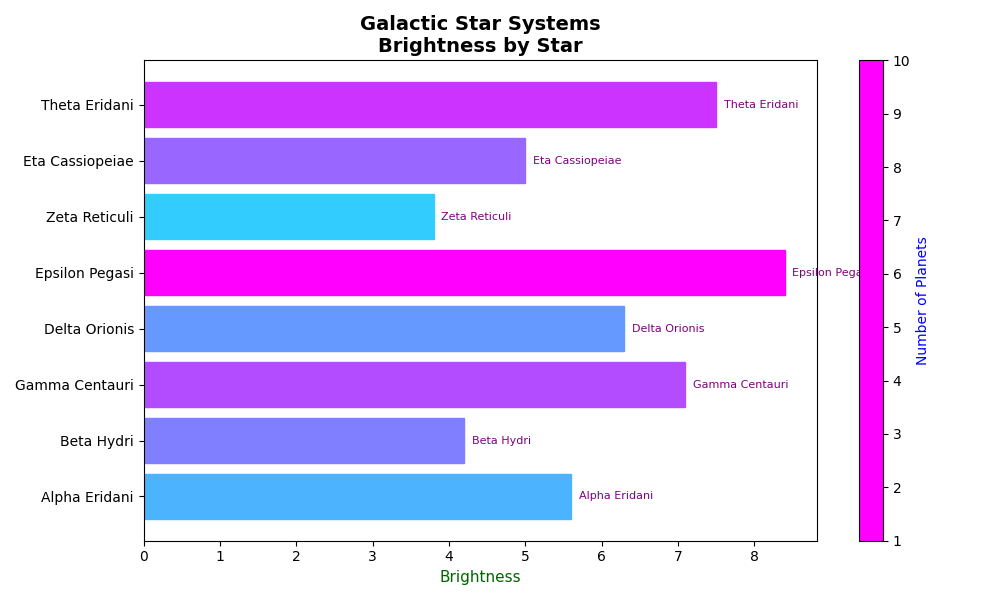

Write the Python code that produced this figure.
import matplotlib.pyplot as plt
import numpy as np

brightness = [5.6, 4.2, 7.1, 6.3, 8.4, 3.8, 5.0, 7.5]
num_planets = [3, 5, 7, 4, 10, 2, 6, 8]

star_names = [
    'Alpha Eridani', 
    'Beta Hydri', 
    'Gamma Centauri', 
    'Delta Orionis', 
    'Epsilon Pegasi', 
    'Zeta Reticuli',
    'Eta Cassiopeiae',   
    'Theta Eridani'      
]

fig, ax = plt.subplots(figsize=(10, 6))

y_positions = np.arange(len(star_names))

bars = ax.barh(y_positions, brightness, color='blue', edgecolor='black')

# Annotate the bars with star names
for i, bar in enumerate(bars):
    ax.text(bar.get_width() + 0.1, bar.get_y() + bar.get_height()/2, star_names[i], 
            va='center', ha='left', fontsize=8, color='purple')

# Map the num_planets value to colors
bar_colors = plt.cm.cool([val/10 for val in num_planets])
for bar, color in zip(bars, bar_colors):
    bar.set_color(color)

cbar = plt.colorbar(plt.cm.ScalarMappable(cmap='cool'), ax=ax, boundaries=np.linspace(1, 10, 10))
cbar.set_label('Number of Planets', color='blue')

plt.title("Galactic Star Systems\nBrightness by Star", fontsize=14, fontweight='bold')
plt.xlabel("Brightness", fontsize=11, color='darkgreen')
ax.set_yticks(y_positions)
ax.set_yticklabels(star_names)

plt.tight_layout()
plt.show()
